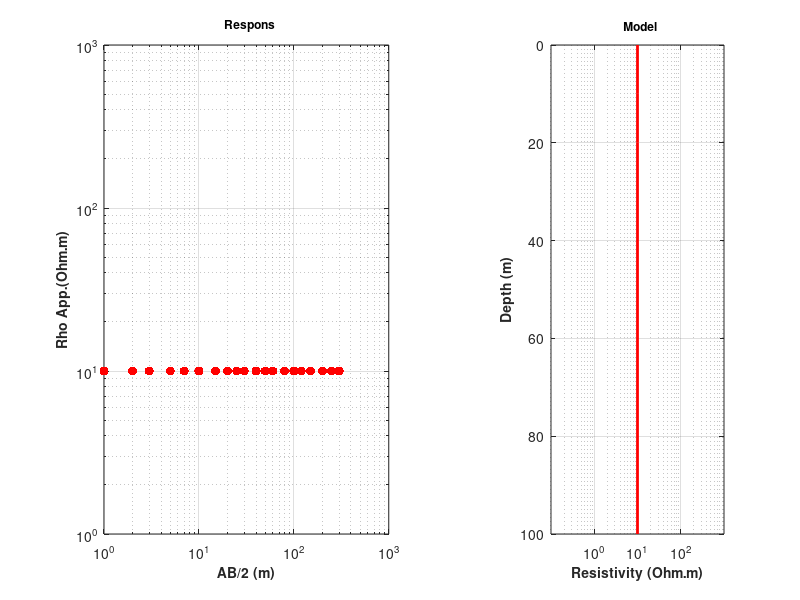

Write MATLAB code to recreate this figure.
% Forward 1D DC Resistivity
% Reference: Ekinci Y L and Demirci A. 2008. J. of Appl. Sciences 8 (22): 4070-4078
% Modified: M. Heriyanto and W. Srigutomo. 2016. Journal of Physics: Conference Series 877 (2017) 012066.
% URL: https://github.com/mheriyanto/MH1DDC

clc; clear; close all;

% Model 3
load Model.txt
s = Model(:,1);                                    % resistivity (Ohm-m)
r = [10,10,10];                                     % thickness (m)
t = [10,10];                                         % AB/2 (m)

ls = length(s);
u = zeros(ls);
rho_semu = zeros(ls);
for ii = 1:ls
q = 13;
f = 10;
m = 4.438;
x = 0;
e = exp(log(10)/(2*m));
h = 2*q-2;
u(ii) = s(ii)*exp(-f*log(10)/m-x);                 % 1/lamda
l = length(r);
n = 1;

li = n+h;
a = zeros(li);
for i = 1:li
    w = l;                                      % w = i (n-1 th layer)
    T = r(l);                                   % T = T(lamda)
    while(w>1)
        w = w-1;
        aa = tanh(t(w)/u(ii));              % t(w) = depth
        T = (T+r(w)*aa)/(1+T*aa/r(w));      % r = resistivity, T = T(lamda) 
    end
    a(i) = T;
    u(ii) = u(ii)*e;
end

i = 1;
rho_a = 105*a(i)-262*a(i+2)+416*a(i+4)-746*a(i+6)+1605*a(i+8);
rho_a = rho_a-4390*a(i+10)+13396*a(i+12)-27841*a(i+14);
rho_a = rho_a+16448*a(i+16)+8183*a(i+18)+2525*a(i+20);
rho_a = (rho_a+336*a(i+22)+225*a(i+24))/10000;
rho_semu(ii) = rho_a;

% add noise
% rho_semu(ii) = rho_a + 0.15*rho_a*rand();
end

rr = [0,r];
tt = [0,cumsum(t),max(t)*10];

% save data
sintetik = [s rho_semu'];
save('data.txt','sintetik','-ascii');

% plotting
figure(1)
subplot(1,6,[1 3])
loglog(s,rho_semu,'.','color','r','MarkerSize',20);
axis([10^0 10^3 10^0 10^3]);
set(gca,'XTick',[1 1e1 1e2 1e3]);
%axis tight
xlabel('AB/2 (m)','fontweight','bold','fontsize',10);
ylabel('Rho App.(Ohm.m)','fontweight','bold','fontsize',10);
title('\bf \fontsize{12} Respons');
grid on

subplot(1,6,[5 6])
stairs(rr,tt,'r','LineWidth',2);
set(gca,'Ydir','reverse');
set(gca,'Xscale','log');
title('\bf \fontsize{12} Model');
xlabel('Resistivity (Ohm.m)','fontweight','bold','fontsize',10);
ylabel('Depth (m)','fontweight','bold','fontsize',10);    
grid on
axis([10^-1 10^3 0 10^2])
set(gca,'XTick',[1 1e1 1e2]);

% save workspace matlab
print('-dpng','Forward DC Resistivity','-r500')
save ForwardDCRes.mat
